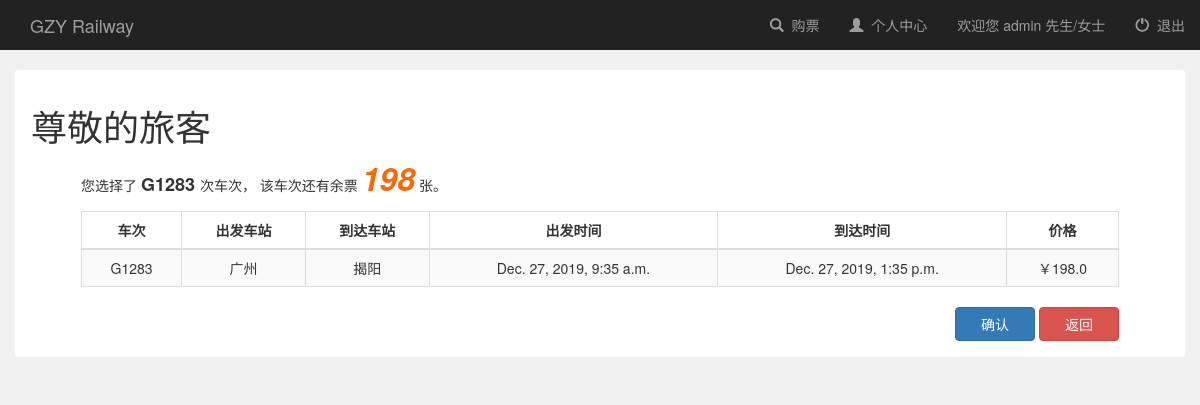
/booksystem/book/railway/1/ (signed in), run on the app's committed database.
### booksystem/models.py (models this page shows, shortened)
class railway(models.Model):
    user = models.ManyToManyField(User, default=1)  # 有了这个字段之后，默认的后台添加失效，必须要自定义Form，除去这个字段
    name = models.CharField(max_length=100)  # 班次
    leave_city = models.CharField(max_length=100, null=True)  # 离开城市
    arrive_city = models.CharField(max_length=100, null=True)  # 到达城市
    leave_station = models.CharField(max_length=100, null=True)  # 离开的车站
    arrive_station = models.CharField(max_length=100, null=True)  # 到达的车站
    leave_time = models.DateTimeField(null=True)  # DateTimeField包括了DateField信息，并且添加了时间
    arrive_time = models.DateTimeField(null=True)
    capacity = models.IntegerField(default=0, null=True)  # 座位总数
    price = models.FloatField(default=0, null=True)  # 价格
    book_sum = models.IntegerField(default=0, null=True)  # 订票总人数
    income = models.FloatField(default=0, null=True)  # 收入

### booksystem/views.py (the view, shortened to what this page needs)
# urls.py: url(r'^book/railway/(?P<railway_id>[0-9]+)/$', views.book_ticket, name='book_ticket'),  # 订票
@csrf_exempt
def book_ticket(request, railway_id):
    if not request.user.is_authenticated():  # 如果没登录就render登录页面
        return render(request, 'booksystem/login.html')
    else:
        global Railway
        railway = Railway.objects.get(pk=railway_id)
        booked_railways = Railway.objects.filter(user=request.user)  # 返回 QuerySet
        if railway in booked_railways:
            return render(request, 'booksystem/book_conflict.html')
        context = {
            'railway': railway,
            'username': request.user.username
        }
        return render(request, 'booksystem/book_railway.html', context)

### booksystem/templates/booksystem/book_railway.html (shortened to what this page needs)
{% extends 'booksystem/base.html' %}
{% block login_display %}
    <a href="#">欢迎您 {{ username }} 先生/女士</a>
{% endblock %}
{% block content %}
    <div class="container-fluid" style="margin-top: 20px">
        <div class="alert" style="background-color: white;overflow: hidden">
            <h1>尊敬的旅客</h1>
            <div id="info_body" style="margin-left: 50px;margin-right: 50px">
                <p>
                    您选择了 <strong style="font-size: large"> {{ railway.name }} </strong> 次车次，
                    该车次还有余票
                    <strong id="remain_seats"
                            style="font-size: xx-large;color: #ff6600;font-style: italic">{{ railway.capacity }}</strong>
                    张。
                </p>
                <table class="table table-striped table-bordered">
                    <thead>
                    <tr>
                        <th style="text-align: center">车次</th>
                        <th style="text-align: center">出发车站</th>
                        <th style="text-align: center">到达车站</th>
                        <th style="text-align: center">出发时间</th>
                        <th style="text-align: center">到达时间</th>
                        <th style="text-align: center">价格</th>
                    </tr>
                    </thead>
                    <tbody style="text-align: center">
                    <tr>
                        <td>{{ railway.name }}</td>
                        <td>{{ railway.leave_city }}{{ railway.leave_railway }}</td>
                        <td>{{ railway.arrive_city }}{{ railway.arrive_railway }}</td>
                        <td>{{ railway.leave_time }}</td>
                        <td>{{ railway.arrive_time }}</td>
                        <td>￥{{ railway.price }}</td>
                    </tr>
                    </tbody>
                </table>
                <div id="book_btns" align="right">
                    <form onsubmit="return PostData()" method="post" style="display: inline">
                        <input class="btn btn-primary" style="width: 80px" value="确认" type="submit"
                               onclick="confirm_info()">
                    </form>
                    <a href="" class="btn btn-danger" style="width: 80px" onclick="history.back();">返回</a>
                </div>
            </div>
        </div>
    </div>
{% endblock %}

### data on the page
railway: name "G1283", capacity "198", leave_city "广州", arrive_city "揭阳", leave_time "Dec. 27, 2019, 9:35 a.m.", arrive_time "Dec. 27, 2019, 1:35 p.m.", price "198.0"

### other printed values
{{ username }} "admin"
